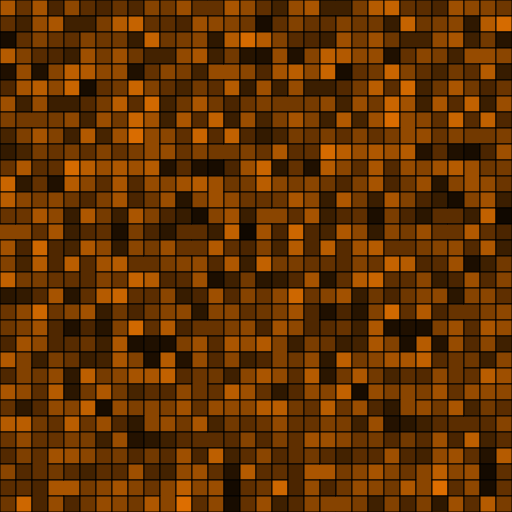
Frame 1 (no input)
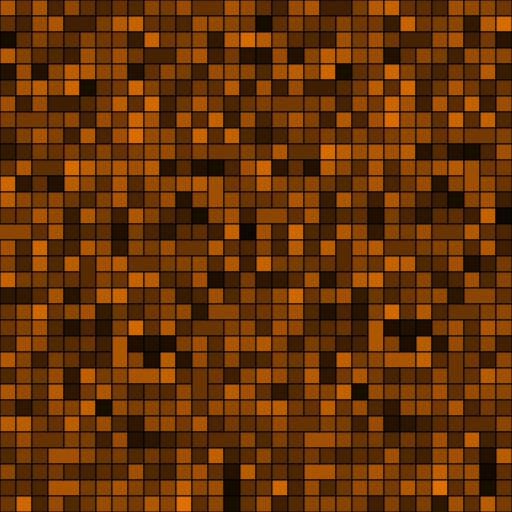
Frame 60 (no input)
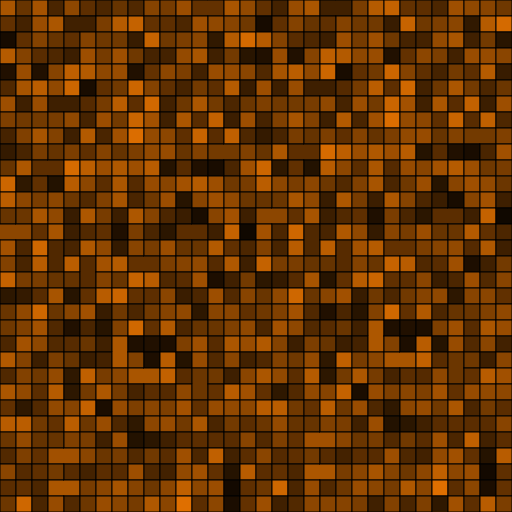
Frame 120 (the mouse pressed at the canvas centre since frame 60)

The p5.js sketch that drew these frames (run headless with seeded random() and noise() and a simulated clock; from frame 60 on, the mouse is pressed at the canvas centre):

// p5.js sketch
// ── sketch.js
const COUNT = 32; const MAX_STEP = 128

function setup () {
  createCanvas(512, 512)
}

function getStepedNoise (x, y, step) {
  const n = noise(x, y)
  return floor(n * step) / step
}

function draw () {
  background(41)

  noStroke()

  const cw = width / COUNT
  const ch = height / COUNT
  const step = (sin(frameCount / 100) * MAX_STEP / 2) + MAX_STEP / 2

  for (let x = 0; x < COUNT; x++) {
    for (let y = 0; y < COUNT; y++) {
      push()
      translate(x * cw, y * ch)
      const n = getStepedNoise(x, y, step)
      const c = n * 255
      fill(c, c / 2, 0)
      noStroke()
      rect(0, 0, cw, ch)

      noFill()
      stroke(0)
      if (getStepedNoise(x, y, step) !== getStepedNoise(x + 0, y - 1, step)) line(0, 0, cw, 0)
      if (getStepedNoise(x, y, step) !== getStepedNoise(x + 0, y + 1, step)) line(0, ch, cw, ch)
      if (getStepedNoise(x, y, step) !== getStepedNoise(x - 1, y + 0, step)) line(0, 0, 0, ch)
      if (getStepedNoise(x, y, step) !== getStepedNoise(x + 1, y + 0, step)) line(cw, 0, cw, cw)
      pop()
    }
  }
}
